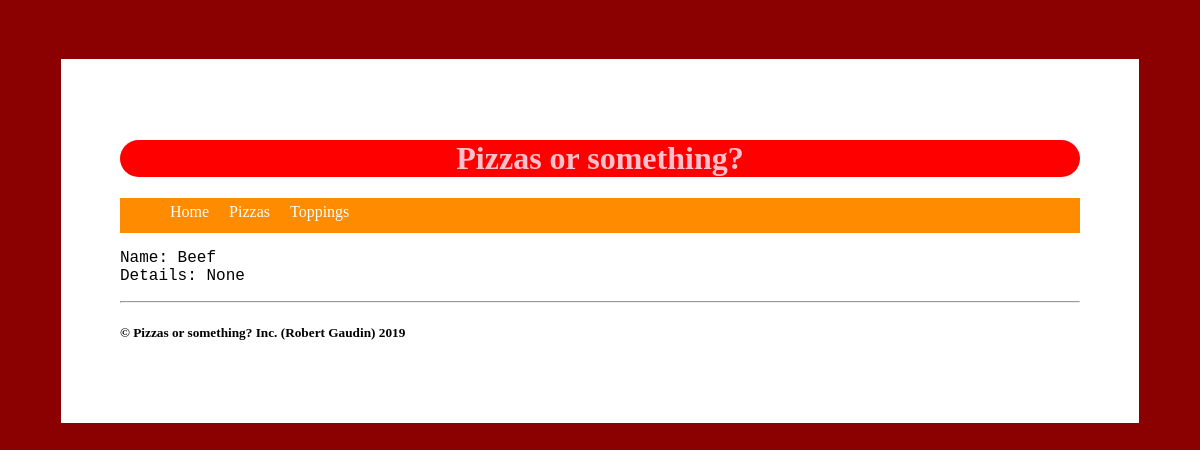
The app's page /topping/Beef, older data.
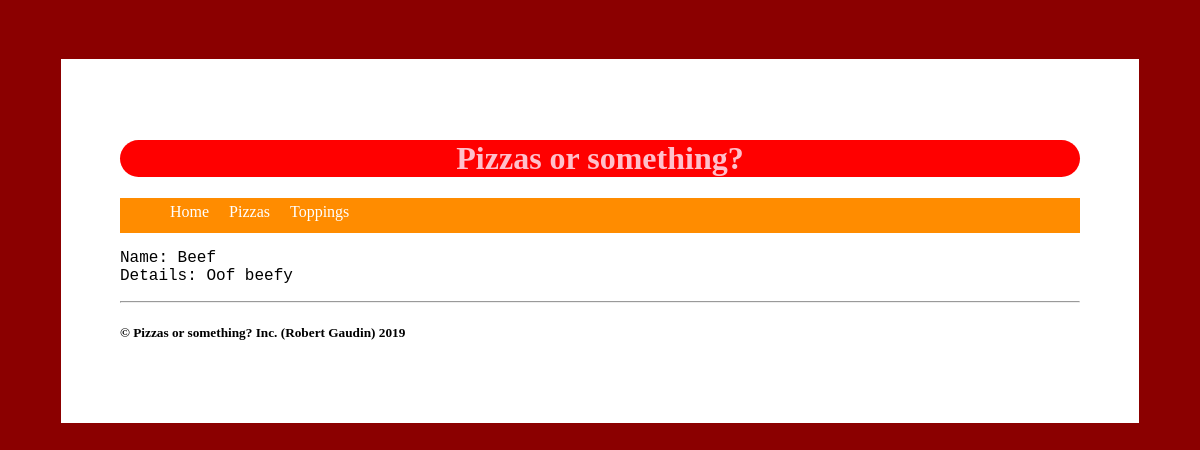
The same page, newer data.
### tables this page shows
CREATE TABLE Topping (id INTEGER PRIMARY KEY AUTOINCREMENT, name TEXT (50) NOT NULL, description TEXT (250));

### routes.py (the view)
@app.route('/topping/<topping_name>')
def topping(topping_name):
    conn = sqlite3.connect('db/pizzas.db')
    cur = conn.cursor()
    cur.execute("SELECT * FROM Topping WHERE Topping.name = ?",
                (topping_name,))
    topping_results = cur.fetchone()
    return render_template("topping.html", results=topping_results)

### templates/topping.html
{% extends "layout.html" %}
{% block content %}
<main>
<p>
    <li>Name: {{ results[1] }}</li>
    <li>Details: {{ results[2] }}</li>
</p>
</main>
{% endblock %}

Row changes from the older to the newer data that the page shows:
changed Topping "Beef": description (not shown) → "Oof beefy"
Text that changed along with them:
{{ results[2] }}: "None" → (not shown)
